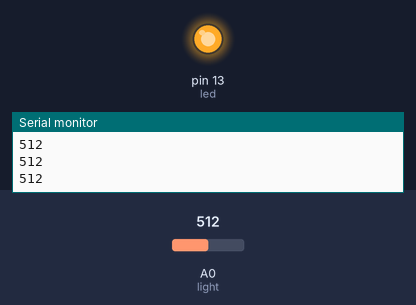
Recording of a sketch running on a simulated Arduino Uno, built with avr-gcc and run on an emulated ATmega328P. Parts: output pins drawn as LEDs (lit = HIGH), the last lines printed to the serial monitor. The test bench sets the inputs (shaded band); at power-on: A0 (light) = 512.

Above: at 1.3 s.
1.4 s: A0 (light) set to 417
2.9 s: A0 (light) set to 385
At 3.3 s:
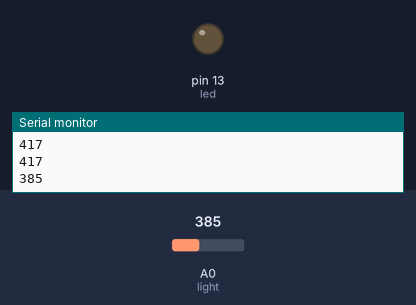
4.5 s: A0 (light) set to 410
At 5.7 s:
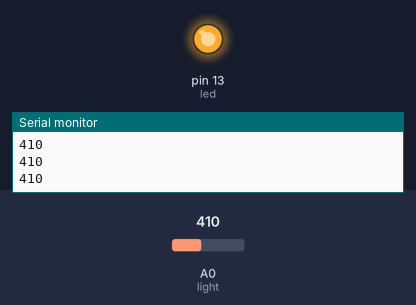
6.0 s: A0 (light) set to 390
At 6.9 s:
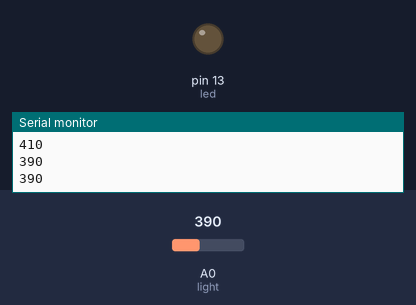
Timing chart, 0 to 8.5 s (numbered marks = the images above; inputs shaded):
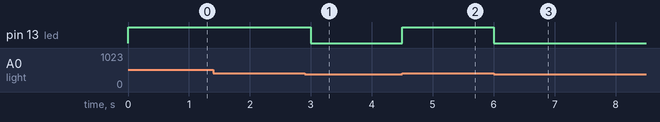

The sketch:

cam_bien_anh_sang.ino
```cpp
int led = 13;
int light = A0;
int val = 0;

void setup(){
  pinMode(led, OUTPUT);
  Serial.begin(9600);
}

void loop(){
  val = analogRead(light);
  Serial.println(val);
  // val giam khi co anh sang chieu vao
  if (val < 400){
    digitalWrite(led, LOW);
  }
  else {
    digitalWrite(led, HIGH);
  }
  delay(500);
}
```

Measured:
- the behaviour switches between 400 and 399 on A0 (light) (found by bisection; images 0 and 1)
- after the input at 2.9 s, pin 13 (led): HIGH → LOW after 0.10 s
- after the input at 4.5 s, pin 13 (led): LOW → HIGH at once
- after the input at 6.0 s, pin 13 (led): HIGH → LOW at once
